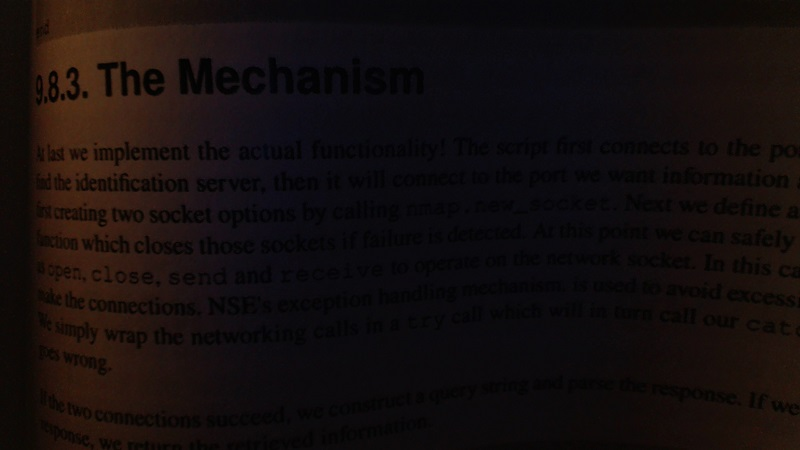
#> input picture bookpage.jpg, 800 x 450 px, given in place of the camera
$ jupyter execute color_filtering.ipynb
#> lines starting #> are read from the running program, lines starting #| are printed output that depends on the picture; after the words box and inside, x2 and y2 are one past the last pixel; in counts of white or black regions, pixels touching at a corner belong together
[cell 1]
import cv2
import numpy as np

[cell 2]
capture = cv2.VideoCapture(0)
while True:
    ret,frame = capture.read()
#> frame is the input picture: shape (450, 800, 3); mean B, G, R 13.4, 13.6, 20.3
    img_hsv = cv2.cvtColor(frame,cv2.COLOR_BGR2HSV)
#> img_hsv: shape (450, 800, 3); mean H, S, V 81.2, 108.8, 21.8
    lower = np.array([120,60,10])
    upper = np.array([255,255,255])
    mask = cv2.inRange(img_hsv,lower,upper)
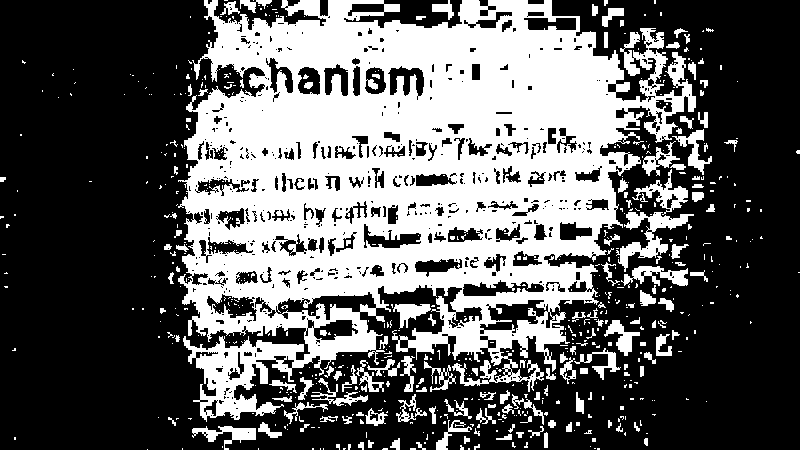
#> mask: shape (450, 800); 37.7% white; 632 white regions (485 under 20 px), largest, box (x1, y1, x2, y2) and area: (178, 0, 696, 422) 118187, (616, 212, 694, 272) 1440, (632, 169, 688, 215) 728
    res = cv2.bitwise_and(frame,frame,mask=mask)
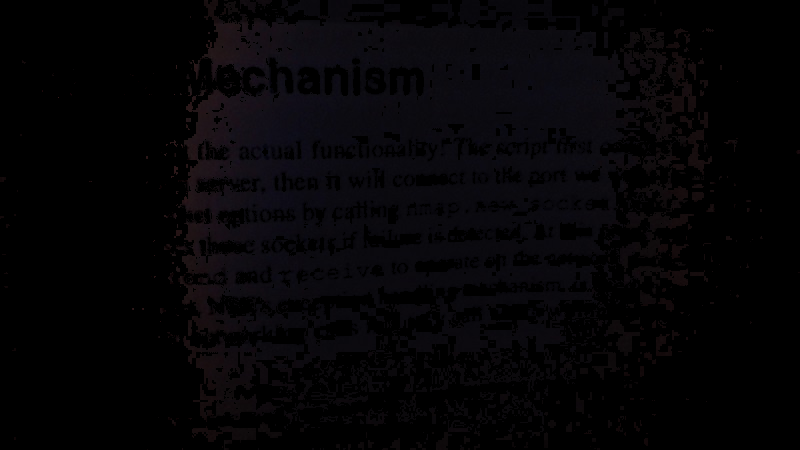
#> res: shape (450, 800, 3); mean B, G, R 6.1, 4.1, 5.2
    #bluring and smoothing
    kernel = np.ones((15,15),np.float32)/255 #/255 averaging all the pixels
    smoothed = cv2.filter2D(res,-1,kernel)# -1 : depth of the destination image if <0 it will be like the depth of res
    blur = cv2.GaussianBlur(res,(15,15),0)# (15,15):kernel size(should be positive and odd) 0:sigmax and sigmay
    median = cv2.medianBlur(res,15) # 15: kernel size highly effective for salt and pepper noises
    bilateral = cv2.bilateralFilter(res,15,75,75)# keeps the edges intensity
    kernel = np.ones((7,7),np.uint8)
    erosion = cv2.erode(mask,kernel,iterations=1)
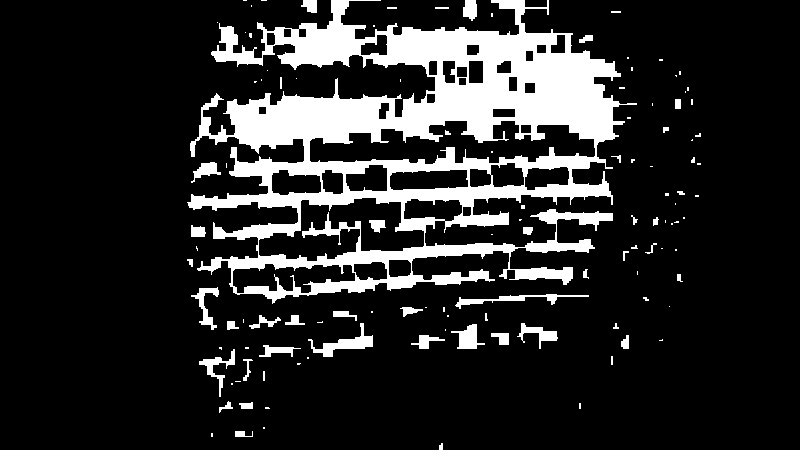
#> erosion: shape (450, 800); 16.1% white; 115 white regions (69 under 20 px), largest, box (x1, y1, x2, y2) and area: (187, 0, 637, 304) 51500, (308, 323, 373, 357) 667, (455, 294, 589, 309) 521
    dilate = cv2.dilate(mask,kernel,iterations=1)
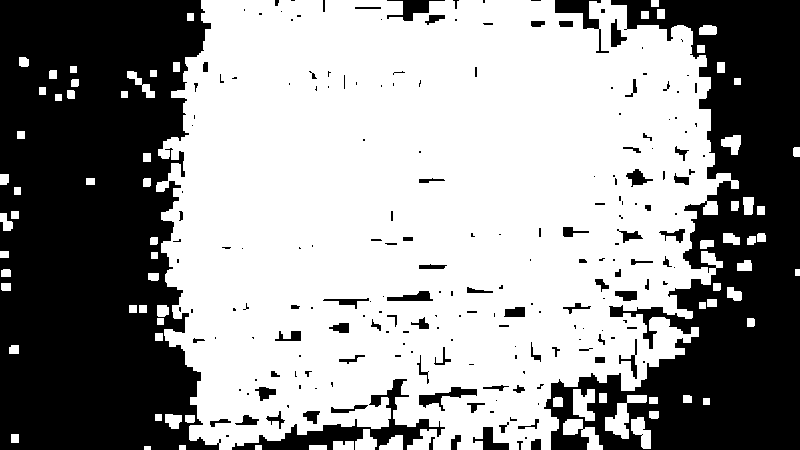
#> dilate: shape (450, 800); 59.6% white; 208 black regions (121 under 20 px), largest, box (x1, y1, x2, y2) and area: (0, 0, 221, 450) 79277, (544, 0, 800, 450) 54149, (232, 379, 445, 450) 3157
    opening = cv2.morphologyEx(res, cv2.MORPH_OPEN, kernel)
    closing = cv2.morphologyEx(opening, cv2.MORPH_CLOSE, kernel)
    cv2.imshow('Erosion',erosion)
#     cv2.imshow('Dialation',dilate)
    #15: diameter of filter area 75:size of area that colors should be mixed 75:d itself if d<0
#     cv2.imshow('Opening',opening)
    cv2.imshow('Closing',closing)
#     cv2.imshow('bilateral',bilateral)
    cv2.imshow('median blur',median)
# [4 lines of commented-out code are left out]
    cv2.imshow('res',res)
    k = cv2.waitKey(5) & 0xFF
#> (key Esc is pressed here)
    if k == 27:
        break
cv2.destroyAllWindows()
capture.release()

$ run again, on main.jpg
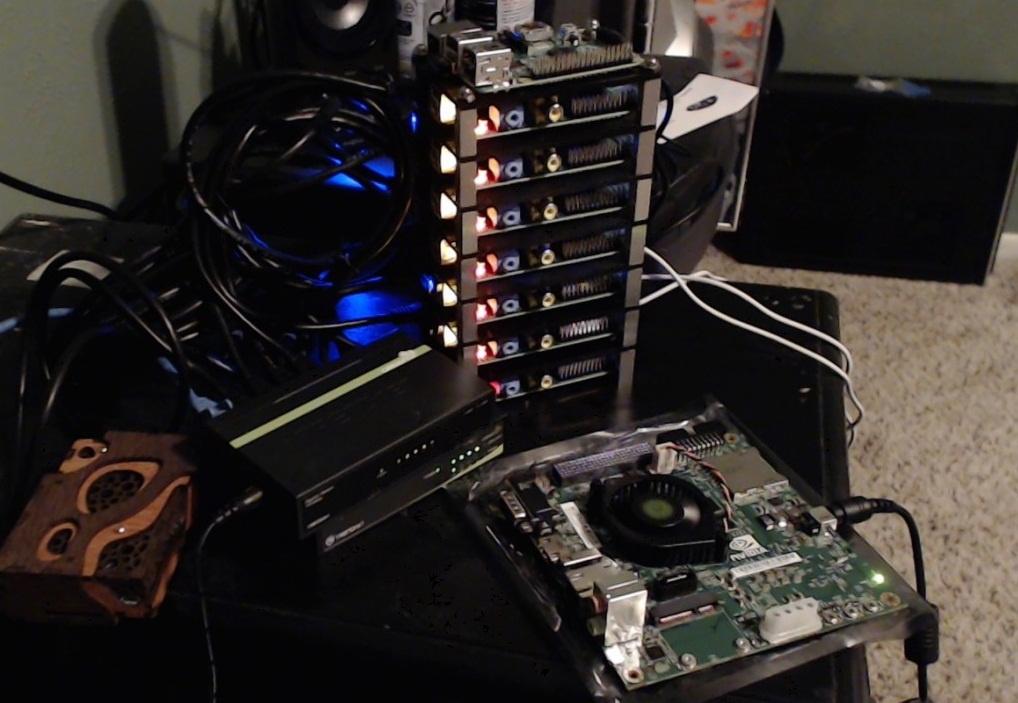
#> input picture main.jpg, 1018 x 703 px, given in place of the camera
#> frame is the input picture: shape (703, 1018, 3); mean B, G, R 40.7, 43.2, 48.1
#> img_hsv: shape (703, 1018, 3); mean H, S, V 61, 68.9, 50.5
#> `mask = cv2.inRange(img_hsv,lower,upper)`:
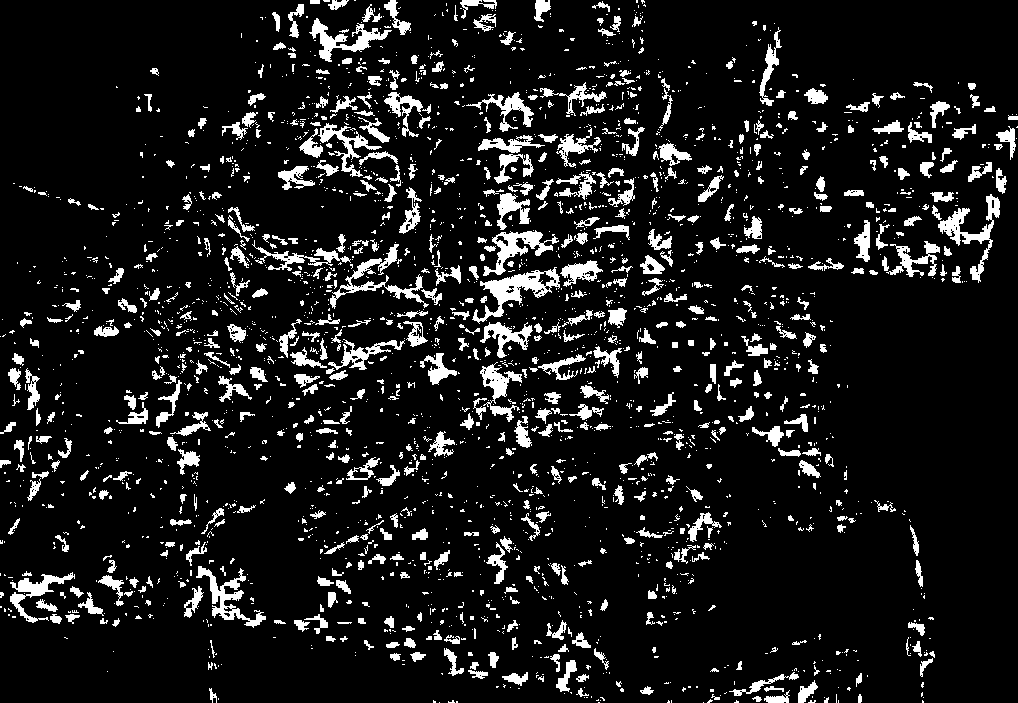
#> mask: shape (703, 1018); 10.4% white; 2674 white regions (2022 under 20 px), largest, box (x1, y1, x2, y2) and area: (472, 267, 560, 324) 1509, (938, 194, 1000, 283) 1284, (330, 244, 429, 309) 1196
#> erosion: shape (703, 1018); 0.22% white; 107 white regions (87 under 20 px), largest, box (x1, y1, x2, y2) and area: (488, 278, 538, 299) 233, (21, 583, 45, 593) 99, (503, 197, 514, 209) 72
#> `dilate = cv2.dilate(mask,kernel,iterations=1)`:
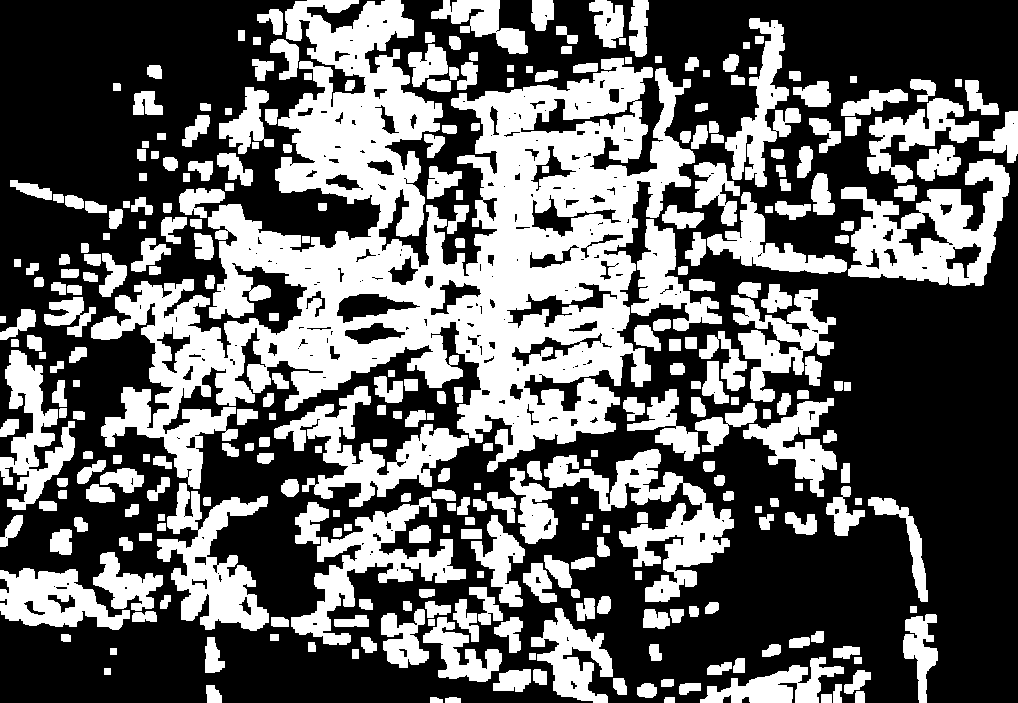
#> dilate: shape (703, 1018); 39.3% white; 315 white regions, largest, box (x1, y1, x2, y2) and area: (91, 0, 695, 489) 113603, (841, 159, 1010, 286) 10438, (544, 449, 734, 602) 9233
